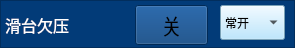
   <widget class="QFrame" name="frame_24">
    <property name="geometry">
     <rect>
      <x>10</x>
      <y>308</y>
      <width>295</width>
      <height>48</height>
     </rect>
    </property>
    <property name="styleSheet">
     <string notr="true">background-color: rgb(2, 59, 120);</string>
    </property>
    <property name="frameShape">
     <enum>QFrame::StyledPanel</enum>
    </property>
    <property name="frameShadow">
     <enum>QFrame::Raised</enum>
    </property>
    <widget class="QLabel" name="label_6">
     <property name="geometry">
      <rect>
       <x>5</x>
       <y>10</y>
       <width>131</width>
       <height>30</height>
      </rect>
     </property>
     <property name="font">
      <font>
       <family>微软雅黑</family>
       <pointsize>12</pointsize>
      </font>
     </property>
     <property name="styleSheet">
      <string notr="true">color: rgb(255, 255, 255);</string>
     </property>
     <property name="text">
      <string>滑台欠压</string>
     </property>
    </widget>
    <widget class="QToolButton" name="toolButton_htqy">
     <property name="geometry">
      <rect>
       <x>135</x>
       <y>5</y>
       <width>73</width>
       <height>40</height>
      </rect>
     </property>
     <property name="font">
      <font>
       <family>微软雅黑</family>
       <pointsize>16</pointsize>
      </font>
     </property>
     <property name="text">
      <string>关</string>
     </property>
     <property name="icon">
      <iconset>
       <normaloff>yb_on.png</normaloff>yb_on.png</iconset>
     </property>
     <property name="iconSize">
      <size>
       <width>66</width>
       <height>48</height>
      </size>
     </property>
    </widget>
    <widget class="QComboBox" name="comboBox_htqy">
     <property name="geometry">
      <rect>
       <x>220</x>
       <y>5</y>
       <width>65</width>
       <height>35</height>
      </rect>
     </property>
     <property name="styleSheet">
      <string notr="true">background-color: rgb(170, 225, 255);</string>
     </property>
     <item>
      <property name="text">
       <string>常开</string>
      </property>
     </item>
     <item>
      <property name="text">
       <string>常闭</string>
      </property>
     </item>
    </widget>
   </widget>
